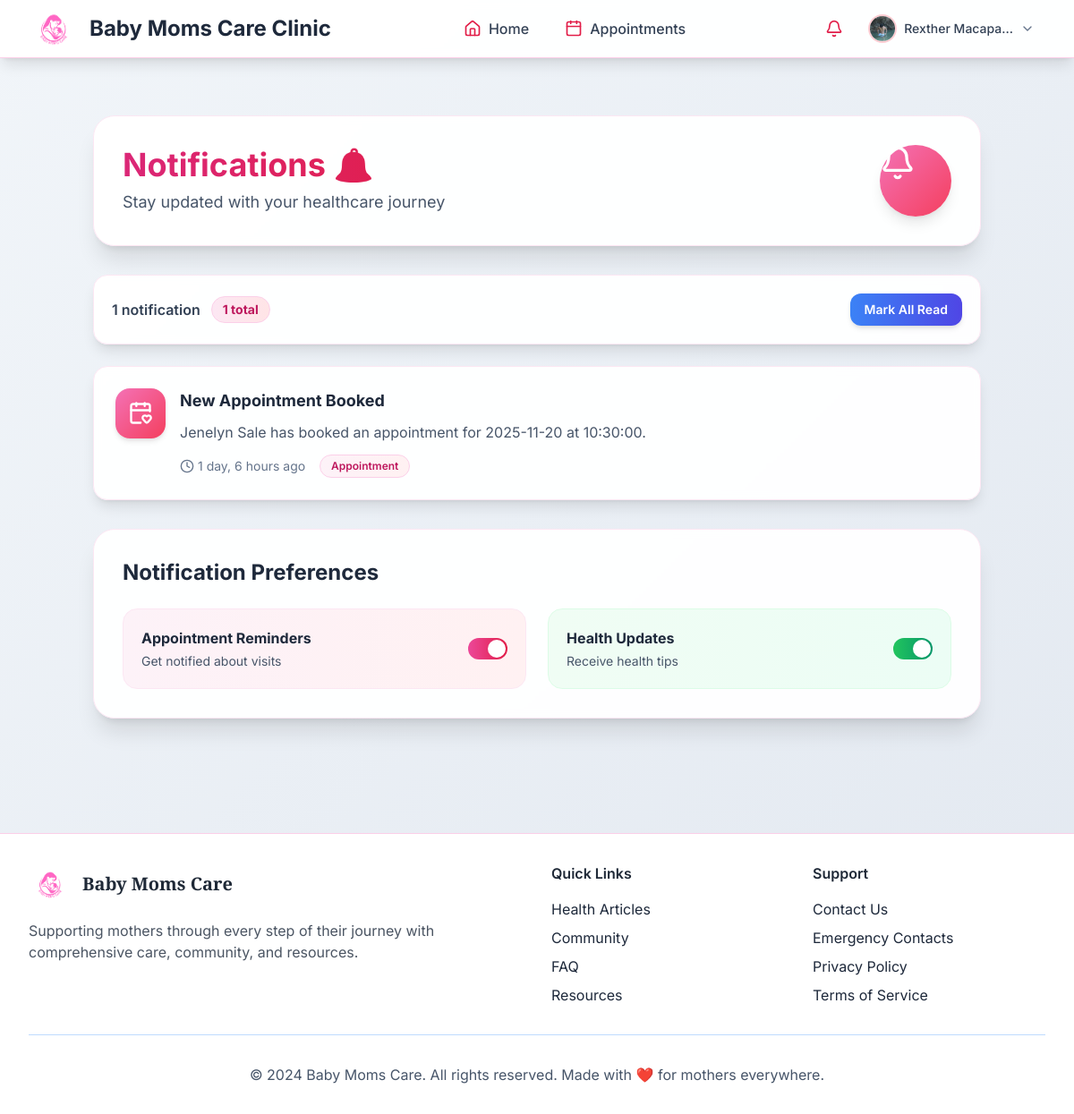
Screenshot of /accounts/notifications/ (signed in) with the database file from the repository.
### apps/accounts/models.py (models this page shows, shortened)
class UserProfile(models.Model):
    USER_ROLES = (
        ('mother', 'Mother'),
        ('doctor', 'Doctor'),
        ('admin', 'Admin'),
    )
    ACCOUNT_STATUS = (
        ('active', 'Active'),
        ('deactivated', 'Deactivated'),
    )
    user = models.OneToOneField(User, on_delete=models.CASCADE)
    role = models.CharField(max_length=10, choices=USER_ROLES, default='mother')
    account_status = models.CharField(max_length=15, choices=ACCOUNT_STATUS, default='active')
    phone = models.CharField(max_length=15, blank=True)
    date_of_birth = models.DateField(null=True, blank=True)
    address = models.TextField(blank=True)
    profile_picture = models.ImageField(upload_to='profile_pics/', blank=True, null=True)
    emergency_contact_name = models.CharField(max_length=100, blank=True)
    emergency_contact_phone = models.CharField(max_length=15, blank=True)
    created_at = models.DateTimeField(auto_now_add=True)
    updated_at = models.DateTimeField(auto_now=True)
    license_number = models.CharField(max_length=50, blank=True)
    specialization = models.CharField(max_length=100, blank=True)
    years_experience = models.PositiveIntegerField(null=True, blank=True)

class Notification(models.Model):
    NOTIFICATION_TYPES = (
        ('appointment', 'Appointment'),
        ('pregnancy', 'Pregnancy'),
        ('baby', 'Baby'),
        ('article', 'Article'),
        ('forum', 'Forum'),
        ('system', 'System'),
    )
    user = models.ForeignKey(User, on_delete=models.CASCADE, related_name='notifications')
    title = models.CharField(max_length=200)
    message = models.TextField()
    notification_type = models.CharField(max_length=20, choices=NOTIFICATION_TYPES)
    is_read = models.BooleanField(default=False)
    created_at = models.DateTimeField(auto_now_add=True)
    class Meta:
        ordering = ['-created_at']

### apps/accounts/views.py (the view)
# urls.py: path('notifications/', views.notifications_view, name='notifications'),
@login_required
def notifications_view(request):
    notifications = Notification.objects.filter(user=request.user)
    notifications.filter(is_read=False).update(is_read=True)
    return render(request, 'accounts/notifications.html', {
        'notifications': notifications
    })

### templates/accounts/notifications.html (shortened to what this page needs)
{% extends 'base.html' %}
{% load static %}
{% block content %}
<div class="max-w-5xl mx-auto px-4 py-8">
    <div class="bg-white/95 backdrop-blur-sm rounded-3xl p-8 mb-8 shadow-xl border border-pink-100">
        <div class="flex items-center justify-between">
            <div>
                <h1 class="text-4xl font-bold bg-gradient-to-r from-pink-600 to-rose-600 bg-clip-text text-transparent mb-2">Notifications 🔔</h1>
                <p class="text-slate-600 text-lg">Stay updated with your healthcare journey</p>
            </div>
            <div class="hidden md:block w-20 h-20 bg-gradient-to-br from-pink-400 to-rose-500 rounded-full flex items-center justify-center shadow-lg">
                <i data-lucide="bell" class="w-10 h-10 text-white"></i>
            </div>
        </div>
    </div>
    {% if notifications %}
    <div class="bg-white/95 backdrop-blur-sm rounded-2xl p-5 mb-6 shadow-lg border border-pink-100">
        <div class="flex flex-col sm:flex-row items-center justify-between gap-4">
            <div class="flex items-center space-x-3">
                <span class="text-slate-700 font-semibold">{{ notifications.count }} notification{{ notifications.count|pluralize }}</span>
                <span class="px-3 py-1 bg-gradient-to-r from-pink-100 to-rose-100 text-pink-700 text-sm font-bold rounded-full border border-pink-200">
                    {{ notifications|length }} total
                </span>
            </div>
            <div class="flex space-x-3">
                <button class="px-4 py-2 bg-gradient-to-r from-blue-500 to-indigo-600 text-white rounded-xl font-semibold text-sm hover:from-blue-600 hover:to-indigo-700 transition-all shadow-md">
                    Mark All Read
                </button>
            </div>
        </div>
    </div>
    {% endif %}
    {% if notifications %}
        <div class="space-y-4">
            {% for notification in notifications %}
                <div class="bg-white/95 backdrop-blur-sm rounded-2xl p-6 shadow-lg border border-pink-100 hover:shadow-xl transition-all {% if not notification.is_read %}unread-glow{% endif %}">
                    <div class="flex items-start space-x-4">
                        <div class="flex-shrink-0">
                            <div class="w-14 h-14 bg-gradient-to-br
                                {% if notification.notification_type == 'appointment' %}from-pink-400 to-rose-500
                                {% elif notification.notification_type == 'health' %}from-green-400 to-emerald-500
                                {% elif notification.notification_type == 'reminder' %}from-amber-400 to-orange-500
                                {% else %}from-purple-400 to-pink-500{% endif %}
                                rounded-2xl flex items-center justify-center shadow-md">
                                {% if notification.notification_type == 'appointment' %}
                                    <i data-lucide="calendar-heart" class="w-7 h-7 text-white"></i>
                                {% elif notification.notification_type == 'health' %}
                                    <i data-lucide="heart-pulse" class="w-7 h-7 text-white"></i>
                                {% elif notification.notification_type == 'reminder' %}
                                    <i data-lucide="clock" class="w-7 h-7 text-white"></i>
                                {% else %}
                                    <i data-lucide="bell" class="w-7 h-7 text-white"></i>
                                {% endif %}
                            </div>
                        </div>
                        <div class="flex-1 min-w-0">
                            <div class="flex items-start justify-between mb-2">
                                <h3 class="text-lg font-bold text-slate-800 flex items-center">
                                    {{ notification.title }}
                                </h3>
                            </div>
                            <p class="text-slate-600 mb-3 leading-relaxed">{{ notification.message }}</p>
                            <div class="flex items-center justify-between">
                                <div class="flex items-center space-x-4 text-sm text-slate-500">
                                    <span class="flex items-center">
                                        <i data-lucide="clock" class="w-4 h-4 mr-1"></i>
                                        {{ notification.created_at|timesince }} ago
                                    </span>
                                    {% if notification.notification_type %}
                                        <span class="px-3 py-1 bg-gradient-to-r from-pink-50 to-rose-50 text-pink-700 rounded-full text-xs font-semibold border border-pink-200">
                                            {{ notification.get_notification_type_display|default:notification.notification_type|title }}
                                        </span>
                                    {% endif %}
                                </div>
                            </div>
                        </div>
                    </div>
                </div>
            {% endfor %}
        </div>
    {% endif %}
    <div class="bg-white/95 backdrop-blur-sm rounded-3xl p-8 mt-8 shadow-xl border border-pink-100">
        <h2 class="text-2xl font-bold text-slate-800 mb-6">Notification Preferences</h2>
        <div class="grid grid-cols-1 md:grid-cols-2 gap-6">
            <div class="bg-gradient-to-r from-pink-50 to-rose-50 rounded-2xl p-5 border border-pink-100">
                <div class="flex items-center justify-between">
                    <div>
                        <h4 class="font-bold text-slate-800 mb-1">Appointment Reminders</h4>
                        <p class="text-sm text-slate-600">Get notified about visits</p>
                    </div>
                    <label class="relative inline-flex items-center cursor-pointer">
                        <div class="w-11 h-6 bg-gray-200 rounded-full peer peer-checked:after:translate-x-full after:content-[''] after:absolute after:top-[2px] after:left-[2px] after:bg-white after:rounded-full after:h-5 after:w-5 after:transition-all peer-checked:bg-gradient-to-r peer-checked:from-pink-500 peer-checked:to-rose-600"></div>
                    </label>
                </div>
            </div>
            <div class="bg-gradient-to-r from-green-50 to-emerald-50 rounded-2xl p-5 border border-green-100">
                <div class="flex items-center justify-between">
                    <div>
                        <h4 class="font-bold text-slate-800 mb-1">Health Updates</h4>
                        <p class="text-sm text-slate-600">Receive health tips</p>
                    </div>
                    <label class="relative inline-flex items-center cursor-pointer">
                        <div class="w-11 h-6 bg-gray-200 rounded-full peer peer-checked:after:translate-x-full after:content-[''] after:absolute after:top-[2px] after:left-[2px] after:bg-white after:rounded-full after:h-5 after:w-5 after:transition-all peer-checked:bg-gradient-to-r peer-checked:from-green-500 peer-checked:to-emerald-600"></div>
                    </label>
                </div>
            </div>
        </div>
    </div>
</div>
{% endblock %}

### templates/base.html (shortened to what this page needs)
{% load static %}
<!DOCTYPE html>
<html lang="en">
<head>
    <script src="https://cdn.tailwindcss.com"></script>
    {% load static %}
    <link rel="stylesheet" href="{% static 'css/style.css' %}">
    <link rel="stylesheet" href="{% static 'css/icons.css' %}">
</head>
<body class="gradient-secondary min-h-screen font-sans" data-user-role="{% if user.is_authenticated %}{{ user.userprofile.role }}{% else %}guest{% endif %}">
    <nav class="bg-white/95 backdrop-blur-sm shadow-lg border-b border-pink-200 sticky top-0 z-50">
        <div class="max-w-[1800px] mx-auto px-4 sm:px-6 lg:px-8">
            <div class="flex justify-between items-center h-16">
                <div class="flex items-center">
                    <a href="{% url 'accounts:dashboard' %}" class="flex items-center space-x-3">
                        <div class="w-14 h-14 rounded-full overflow-hidden bg-white flex items-center justify-center">
                            <img src="{% static 'images/logo.png' %}" alt="Baby Moms Care Clinic Logo" class="w-full h-full object-contain">
                        </div>
                        <span class="font-sans text-2xl font-bold text-slate-800">Baby Moms Care Clinic</span>
                    </a>
                </div>
                {% if user.is_authenticated %}
                <div class="hidden md:flex items-center space-x-2">
                    <a href="{% url 'accounts:dashboard' %}" class="flex items-center px-4 py-2 rounded-lg hover:bg-rose-50 transition-all group">
                        <i data-lucide="home" class="w-5 h-5 text-rose-600 mr-2"></i>
                        <span class="text-slate-700 group-hover:text-rose-600 font-medium">Home</span>
                    </a>
                    <a href="{% url 'appointments:list' %}" class="flex items-center px-4 py-2 rounded-lg hover:bg-rose-50 transition-all group">
                        <i data-lucide="calendar" class="w-5 h-5 text-rose-600 mr-2"></i>
                        <span class="text-slate-700 group-hover:text-rose-600 font-medium">Appointments</span>
                    </a>
                </div>
                <div class="flex items-center space-x-2">
                    <a href="{% url 'accounts:notifications' %}" class="relative p-2 rounded-lg hover:bg-rose-50 transition-all">
                        <i data-lucide="bell" class="w-5 h-5 text-rose-600"></i>
                    </a>
                    <div class="relative group">
                        <button class="flex items-center space-x-2 px-3 py-2 rounded-lg hover:bg-rose-50 transition-all">
                            {% if user.userprofile.profile_picture %}
                            <img src="{{ user.userprofile.profile_picture.url }}" alt="Profile" class="w-8 h-8 rounded-full object-cover border-2 border-rose-200">
                            {% else %}
                            <div class="w-8 h-8 rounded-full bg-rose-100 flex items-center justify-center">
                                <i data-lucide="user" class="w-4 h-4 text-rose-600"></i>
                            </div>
                            {% endif %}
                            <span class="hidden lg:inline text-sm font-medium text-slate-700">{{ user.get_full_name|default:user.username|truncatechars:15 }}</span>
                            <i data-lucide="chevron-down" class="w-4 h-4 text-slate-500"></i>
                        </button>
                    </div>
                </div>
                {% endif %}
            </div>
        </div>
    </nav>
    <main class="max-w-7xl mx-auto px-4 sm:px-6 lg:px-8 py-8 fade-in">
        {% block content %}{% endblock %}
    </main>
    <footer class="bg-white border-t border-pink-200 mt-16">
        <div class="max-w-7xl mx-auto px-4 sm:px-6 lg:px-8 py-8">
            <div class="grid grid-cols-1 md:grid-cols-4 gap-8">
                <div class="col-span-1 md:col-span-2">
                    <div class="flex items-center space-x-3 mb-4">
                        <img src="{% static 'images/logo.png' %}" alt="Baby Moms Care Clinic Logo" class="w-12 h-12 object-contain">
                        <span class="font-serif text-xl font-bold text-gray-800">Baby Moms Care</span>
                    </div>
                    <p class="text-gray-600 mb-4">Supporting mothers through every step of their journey with comprehensive care, community, and resources.</p>
                </div>
                <div>
                    <h3 class="font-semibold text-gray-800 mb-4">Quick Links</h3>
                    <ul class="space-y-2">
                        <li><a href="{% url 'articles:list' %}" class="footer-link">Health Articles</a></li>
                        <li><a href="{% url 'forum:category_list' %}" class="footer-link">Community</a></li>
                        <li><a href="{% url 'support:faq' %}" class="footer-link">FAQ</a></li>
                        <li><a href="{% url 'support:resources' %}" class="footer-link">Resources</a></li>
                    </ul>
                </div>
                <div>
                    <h3 class="font-semibold text-gray-800 mb-4">Support</h3>
                    <ul class="space-y-2">
                        <li><a href="{% url 'support:ticket_create' %}" class="footer-link">Contact Us</a></li>
                        <li><a href="{% url 'support:emergency' %}" class="footer-link">Emergency Contacts</a></li>
                        <li><a href="#" class="footer-link">Privacy Policy</a></li>
                        <li><a href="#" class="footer-link">Terms of Service</a></li>
                    </ul>
                </div>
            </div>
            <div class="border-t border-blue-200 mt-8 pt-8 text-center text-slate-600">
                <p>&copy; 2024 Baby Moms Care. All rights reserved. Made with ❤️ for mothers everywhere.</p>
            </div>
        </div>
    </footer>
</body>
</html>

### static/css/style.css (style rules this page uses)
:root { --primary-rose: #e11d8b; --secondary-rose: #f43f5e; --accent-rose: #f472b6; --neutral-gray: #64748b; --light-gray: #fdf2f8; --white: #ffffff; --dark-text: #1e293b; --success-green: #10b981; --warning-amber: #f59e0b; --error-red: #ef4444; --info-rose: #f472b6; --gradient-primary: linear-gradient(135deg, #e11d8b 0%, #f43f5e 100%); --gradient-secondary: linear-gradient(135deg, #f1f5f9 0%, #e2e8f0 100%); --gradient-accent: linear-gradient(135deg, #059669 0%, #10b981 100%); }
body { font-family: 'Inter', -apple-system, BlinkMacSystemFont, 'Segoe UI', sans-serif; background: var(--gradient-secondary); color: var(--dark-text); line-height: 1.6; }
.gradient-secondary { background: var(--gradient-secondary); }
.fade-in { animation: fadeIn 0.5s ease-in; }
.footer-link { @apply text-slate-600 hover:text-blue-600 transition-colors; }

### templates/accounts/notifications.html (style rules this page uses)
body { background: linear-gradient(135deg, #fdf2f8 0%, #fce7f3 50%, #fbcfe8 100%); }

### rows the page displays
Notification: title "New Appointment Booked", message "Jenelyn Sale has booked an appointment for 2025-11-20 at 10:30:00.", created_at "1 day, 6 hours", notification_type "Appointment"

### other values shown
{{ user.get_full_name|default:user.username|truncatechars:15 }} "Rexther Macapa…"
{{ notifications.count }} "1"
{{ notifications|length }} "1"
